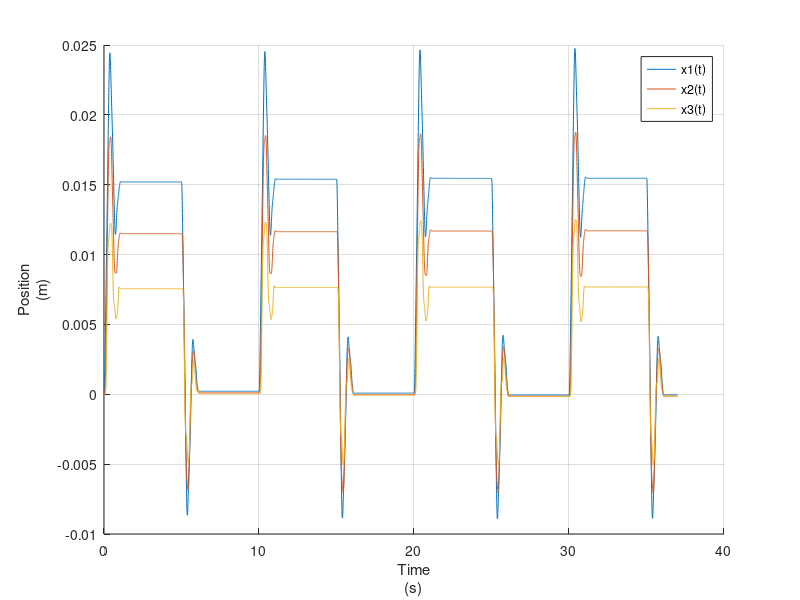

Write MATLAB code to recreate this figure. (Note: this script raises an error after producing the figure.)
close all;
clear;
clc;

% Load folder data
addpath('data_3DOFsystem', 'Full', 'ProportionalDamping', ... 
    'ModalAnalisys', 'Rayleigh', 'MatrixIterationMethod', ...
    'Sinesweep');
file = dir(fullfile('data_3DOFsystem', '*.mat'));
% load data set: "data_steps"
load data_steps

% number count per encoder revolution is costant
Inputdata.number_count_encoder = 0.0706 / 16000;

% initialize stiffness
Inputdata.stiffness.k1 = 800;  %[N/m]
Inputdata.stiffness.k2 = 800;  %[N/m]
Inputdata.stiffness.k3 = 400;  %[N/m]

% nomianl gain volatge
Inputdata.voltage.v = 5.25;  %[v]

% evaluate displacement and store in struct Displacement
data_steps.Displacement.x1 = x1 * Inputdata.number_count_encoder;
data_steps.Displacement.x2 = x2 * Inputdata.number_count_encoder;
data_steps.Displacement.x3 = x3 * Inputdata.number_count_encoder;

% store original data in the previous struct
data_steps.voltage.v = v;        %[V]
data_steps.time.t = t;           %[s]

% remove generic data
clear x1 x2 x3 t v

% plot figure
figure();
hold on
plot(data_steps.time.t, data_steps.Displacement.x1)
plot(data_steps.time.t, data_steps.Displacement.x2)
plot(data_steps.time.t, data_steps.Displacement.x3)
grid()
xlabel({'Time','(s)'})
ylabel({'Position','(m)'})
legend('x1(t)', 'x2(t)','x3(t)')
hold off
saveas(gcf,'steadystate','epsc');

% compute symbolic equation [G(s)]
[ A, K ] = symbolicequation();

% compute a new estimation for the voltage-to-force coefficient
%{
file data steps.mat: use the step response to verify the ratio between the
stiffnesses of the springs. Compute a new estimation for the
voltage-to-force coefficient.
%}

[ gain_v, Ratio_k3_k2, Ratio_k3_k1 ] = computeSteadyStateRatioStiff(K, ...
    data_steps, Inputdata);

[ g_v_per, R31_per, R32_per ] = geterrorspring(gain_v, Ratio_k3_k2, ...
    Ratio_k3_k1, Inputdata);
fprintf('Stiffnesses ratios and voltage-to-force coefficients results ') 
fprintf('from analysis:\n\tgain ratio:\t%.5f %%\n\tratio k3/k1:\t %.5f %%\n\tratio k3/k2:\t %.5f %%\n\n', g_v_per, R31_per, R32_per);

%% Optimization estimated parameters
%{
 file data impulses.mat: use the impulse response to identify the parameters.
 Choose between response to impulsive force or response to initial conditions:
 in the first case, due to the approximation of the force estimation, you
 can consider the voltage-to-force coefficient as one of the parameters to
 be estimated.

 - repeat the estimation of your parameters by assuming proportional damping.
 How many parameters have to be identified?

 -in order to improve the estimation of the parameters, the springs can be
 detached and the masses can be blocked at their equilibrium position:
 describe a possible strategy for the estimation of the parameters by
 studying the behaviour of three different 1 DOF systems.
%}
% load dataset
load data_impulses.mat

% evaluate displacement and store in struct Displacement
data_impulses.Displacement.x1 = x1 * Inputdata.number_count_encoder;
data_impulses.Displacement.x2 = x2 * Inputdata.number_count_encoder;
data_impulses.Displacement.x3 = x3 * Inputdata.number_count_encoder;

% store original data in the previous struct
data_impulses.voltage.v = v;        %[V]
data_impulses.time.t = t;           %[s]

% compute the force
[ F ] = computeforce(data_impulses);

% remove generic data
clear x1 x2 x3 t v

%{
 I.C. Initial Conditions
gain ---------------------------+
damper c3--------------------+  |
damper c2-----------------+  |  |
damper c1--------------+  |  |  |
mass --------+--+--+   |  |  |  |
             |  |  |   |  |  |  |
       x0 = [m1 m2 m3 c1 c2 c3  gain];
%}
problem.x0 = [1.1 1.1 1.01 0.01 0.01 0.01 gain_v];

%{
define lower bound and upper bound
gain  --------------------+
damper 3----------------+ |
damper 2--------------+ | |
damper 1------------+ | | |
mass ---------+-+-+ | | | |
              | | | | | | |
%}
problem.lb = [1 1 1 0 0 0 0];
problem.ub = [2 2 2 5 5 5 7];

problem.options = optimoptions('fmincon','Display','iter', ...
    'Algorithm','sqp','PlotFcn',@optimplotx);
problem.solver = 'fmincon';
problem.objective = @(x0)estimateFull(x0, F, Inputdata, data_impulses);
full.x = fmincon(problem);
display(full.x);

% plot comparison and residual
[ full.YS, full.residuals ] = comparisionFull(Inputdata, F, full.x, data_impulses);

% compare the result with "goodnessOfFit" function
% reference data
ref_displacement = [data_impulses.Displacement.x1 ...
    data_impulses.Displacement.x2 ...
    data_impulses.Displacement.x3];

% cost function Normalized root mean square error, where, ? indicates the
% 2-norm of a vector. fit is a row vector of length N and i = 1,...,N, 
% where N is the number of channels.
cost_func = 'NRMSE';
full.fit = goodnessOfFit(full.YS, ref_displacement, cost_func);
fprintf('Response full method comparision: %.2f %%\t%.2f %%\t%.2f %%\n',...
    full.fit(1:3) * 100);
close all

% Proportinal damping
clear problem
%{
 I.C. Initial Conditions
beta ----------------------------+
alpha ---------------------+     |
gain ------------------+   |     |
mass --------+--+--+   |   |     |
             |  |  |   |   |     |
       x0 = [m1 m2 m3 gain alpha beta];
%}
problem.x0 = [1.1 1.1 1.1 gain_v 1 1];

%{
define lower bound and upper bound
beta ----------------------------+
alpha ---------------------+     |
gain ------------------+   |     |
mass --------+--+--+   |   |     |
             |  |  |   |   |     |
           [m1 m2 m3 gain alpha beta];
%}
problem.lb = [1 1 1 0 0 0];
problem.ub = [2 2 2 7 10 10];
problem.options = optimoptions('fmincon','Display','iter', ...
    'Algorithm','sqp','PlotFcn',@optimplotx);
problem.solver = 'fmincon';
problem.objective = @(x0)estimatePropDamp(x0, F, Inputdata, data_impulses);
prodamping.x = fmincon(problem);
display(prodamping.x);
fprintf('The matrix [C] is:\n');
fprintf('\t|% .5f % .5f % .5f |\n', getdampingmatrix(prodamping.x, ...
    Inputdata).');

% plot comparison and residual
[ prodamping.YS, prodamping.residual ] = comparisionPropDamp(Inputdata, ...
    F, prodamping.x, data_impulses);

% compare the result with "goodnessOfFit" function
% reference data
ref_displacement = [data_impulses.Displacement.x1 ...
    data_impulses.Displacement.x2 ...
    data_impulses.Displacement.x3];

% cost function Normalized root mean square error, where, ? indicates the
% 2-norm of a vector. fit is a row vector of length N and i = 1,...,N, 
% where N is the number of channels.
cost_func = 'NRMSE';
prodamping.fit = goodnessOfFit(prodamping.YS, ref_displacement, cost_func);
fprintf('Response proportional damping comparision: %.2f %%\t%.2f %%\t%.2f %%\n', prodamping.fit(1:3) * 100);
close all

% Modal Analisys
% full method
[full.freqs,full.mode] = getNaturalFrequencies(full.x, Inputdata);
fprintf('\nFull method:\n frequencies %.5f Hz, %.5f Hz, %.5f Hz\n modes:\n', full.freqs(1:3));
fprintf('\t|% .5f % .5f % .5f |\n', full.mode.')

% proportinal method
[prodamping.freqs,prodamping.mode] = getNaturalFrequencies(prodamping.x, Inputdata);
fprintf('\nProportional damping:\n frequencies %.5f Hz, %.5f Hz, %.5f Hz\n modes:\n', prodamping.freqs(1:3));
fprintf('\t|% .5f % .5f % .5f |\n', prodamping.mode.')

%% MODAL ANALYSIS
%{
 use Rayleigh quotient and Matrix Iteration Method to estimate the modes of
 the un-damped system. Compare the results with the ones of the eigenvalue
 problem.
%}
% RAYLEIGHT
fprintf('\nMODAL ANALYSIS - Rayleigh:');

% full method
[full.rayleigh.mode,  full.rayleigh.freqs] = rayleigh(full.x, Inputdata);
fprintf('\nFull method:\n frequencies %.5f Hz, %.5f Hz, %.5f Hz\n modes:\n', full.rayleigh.freqs(1:3));
fprintf('\t|% .5f % .5f % .5f |\n', full.rayleigh.mode.');

% proportianl damping
[prodamping.rayleigh.mode,  prodamping.rayleigh.freqs] = rayleigh(prodamping.x, Inputdata);
fprintf('\nProportional damping:\n frequencies %.5f Hz, %.5f Hz, %.5f Hz\n modes:\n', prodamping.rayleigh.freqs(1:3));
fprintf('\t|% .5f % .5f % .5f |\n', prodamping.rayleigh.mode.');

% MATRIX ITERATION METHOD
% full method
fprintf('\nMODAL ANALYSIS - Matrix Iteration Method:');
[full.mim.freqs, full.mim.mode] = matrixiterationmethod(full.x, Inputdata);
fprintf('\nFull method:\n frequencies %.5f Hz, %.5f Hz, %.5f Hz\n modes:\n', full.mim.freqs(1:3));
fprintf('\t|% .5f % .5f % .5f |\n', full.mim.mode.');

% proportianl damping
[prodamping.mim.mode,  prodamping.mim.freqs] = rayleigh(prodamping.x, Inputdata);
fprintf('\nProportional damping:\n frequencies %.5f Hz, %.5f Hz, %.5f Hz\n modes:\n', prodamping.mim.freqs(1:3));
fprintf('\t|% .5f % .5f % .5f |\n', prodamping.mim.mode.');

%% LAPLACE - transfer function
%{
 use Laplace transform to plot the transfer functions between the applied
 force and the positions of the degrees of freedom.
%}

[full.G] = gettranferfunc(full.x, Inputdata);
[prodamping.G] = gettranferfunc(prodamping.x, Inputdata);
display(full.G);
display(prodamping.G);

for i = 1:3
    figure();
    opts = bodeoptions;
opts.Grid = 'on';
opts.MagUnits = 'abs';
    bodeplot(full.G(:,i), prodamping.G(:,i), logspace(0,2,1000), opts);
    grid on;
    namefile = ['bodediagram' int2str(i)];
    legend('free damping', 'proportinal damping','Location','west');
    saveas(gcf,namefile,'epsc')
end

%{
 repeat the previous operations for the proportional damping case (and
 compare the results with the ones of the generic damping case). Use the
 modes of the proportional damping case to write an analytical expression
 for the configurations thanks to modal decomposition.
%}

close all
%% SINE SWEEP
% SINE SWEEP - slow
load data_sine_sweep_slow
sinesweep.slow.displacement.x{1} = x1;
sinesweep.slow.displacement.x{2} = x2;
sinesweep.slow.displacement.x{3} = x3;
sinesweep.slow.v = v;
sinesweep.slow.t = t;
clear x1 x2 x3 t v;
sinesweep.slow.estimtf = cell(1,3);
for i = 1:length(sinesweep.slow.displacement.x)
    [sinesweep.slow.estimtf{i}] = getEstimatedtf(i, sinesweep.slow.t, ...
        sinesweep.slow.displacement.x{i}, sinesweep.slow.v, 'slow');
    graphicssinesweep(i, 'sinesweepslow', sinesweep.slow.estimtf{i});
end

% SINE SWEEP - fast
load data_sine_sweep_fast.mat

sinesweep.fast.displacement.x{1} = x1;
sinesweep.fast.displacement.x{2} = x2;
sinesweep.fast.displacement.x{3} = x3;
sinesweep.fast.v = v;
sinesweep.fast.t = t;

clear x1 x2 x3 t v;
sinesweep.fast.estimtf= cell(1,3);
for j = 1:length(sinesweep.fast.displacement.x)
    [sinesweep.fast.estimtf{j}] = getEstimatedtf(j, sinesweep.fast.t, ...
        sinesweep.fast.displacement.x{j}, sinesweep.fast.v, 'fast');
    graphicssinesweep(j, 'sinesweepfast', sinesweep.fast.estimtf{j});
end

% generate plot comparision
for k = 1:length(sinesweep.fast.estimtf)
    graphicssinesweep(k, 'sinecompare', sinesweep.slow.estimtf{k}, ...
        sinesweep.fast.estimtf{k});
end
close all; clear i k;

%% compute fourier trasform

getFouriertrasform(sinesweep.slow.v, sinesweep.slow.t, 'slow')
getFouriertrasform(sinesweep.fast.v, sinesweep.fast.t, 'fast')
close all
